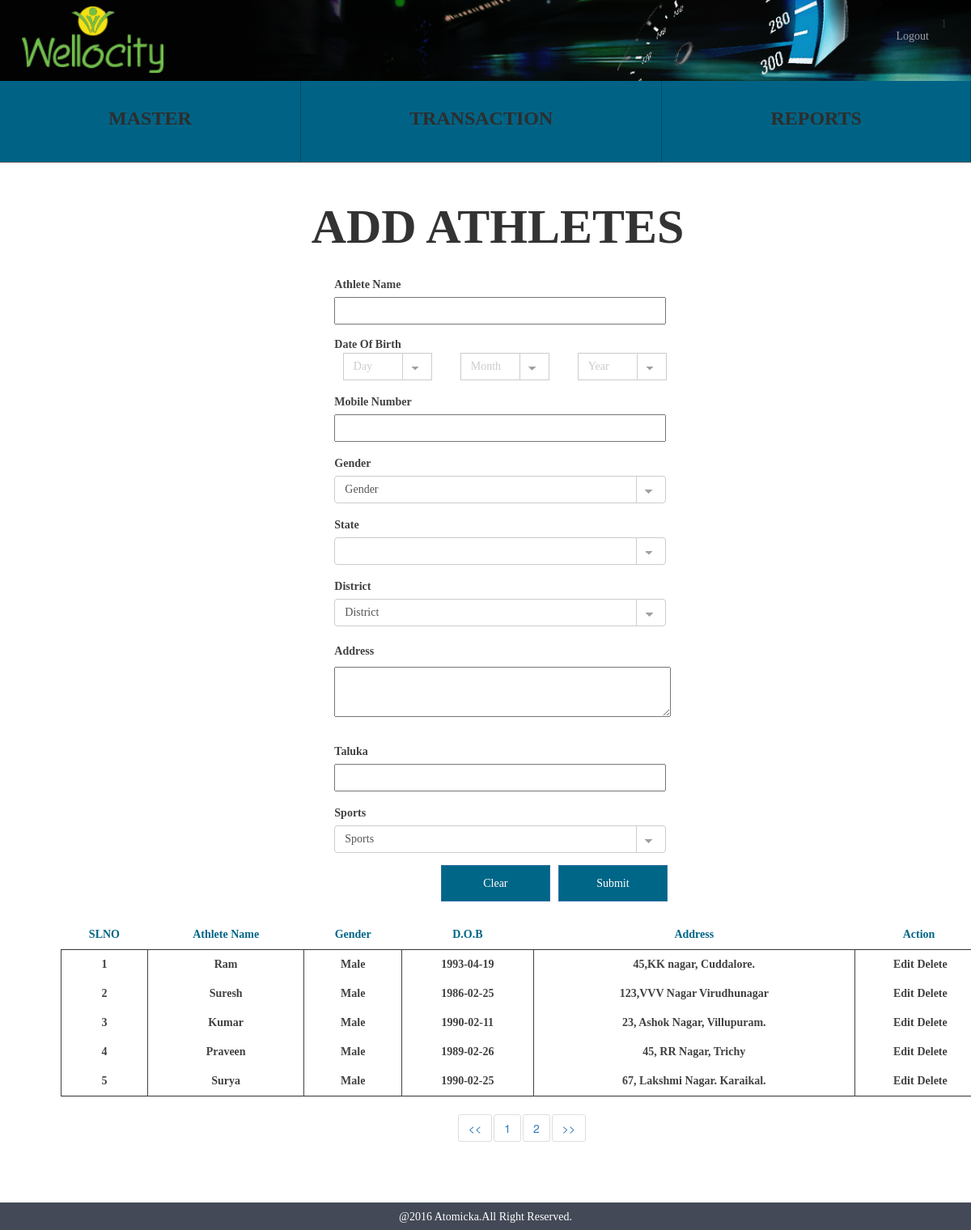
Page /athletes.php (signed in) on the committed database.
### tables this page shows
CREATE TABLE IF NOT EXISTS `wc_athlete` (
  `athlete_id` int(10) NOT NULL AUTO_INCREMENT,
  `athlete_name` varchar(150) NOT NULL,
  `athlete_dob` date NOT NULL,
  `athlete_mobile` int(15) NOT NULL,
  `athlete_gender` varchar(10) NOT NULL,
  `athletestates_id` int(10) NOT NULL,
  `athletedistrict_id` int(10) NOT NULL,
  `athlete_address` text NOT NULL,
  `athlete_taluka` varchar(50) NOT NULL,
  `athletesports_id` int(10) NOT NULL,
  `athlete_status` tinyint(1) NOT NULL,
  `athlete_createddate` timestamp NOT NULL DEFAULT CURRENT_TIMESTAMP,
  PRIMARY KEY (`athlete_id`),
  KEY `athletestates_id` (`athletestates_id`),
  KEY `athletedistrict_id` (`athletedistrict_id`),
  KEY `athletesports_id` (`athletesports_id`)
);

### functions/states_function.php (called while the page is built, shortened)
<?php
 	class statesFunction {
		public function statesSelect(){
			$res = mysql_query("select * from wc_states where states_status='1'")or die(mysql_error());
			return $res;
		}
	}
?>

### functions/athletes_functions.php (called while the page is built, shortened)
<?php
 	class athletesFunction {
		public function athleteSelect(){
            $res = mysql_query("select * from wc_athlete where athlete_status='1'")or die(mysql_error());
			return $res;
		}
	}
?>

### athletes.php (the view, shortened to what this page needs)
<?php require_once "session.php";
	  require_once "header.php";
	  require_once 'functions/states_function.php';
	  require_once 'functions/athletes_functions.php';
	  $statesFunction = new statesFunction();
	  $athleteFunction = new athletesFunction();
?>
<div class="container">
	<div class="container align_center align_height">
		<span class="sports">ADD ATHLETES</span>
	</div>
	<div class="container">
		<div class="col-xs-12 col-md-11">
			<div class="col-md-4 hidden-xs"></div>
			<div class="col-xs-12 col-md-7 align_margin">
				<form name="athletes_form" id="athlete_form">
					<div class="form-group">
						<label>Athlete Name</label><br>
						<input type="text" class="adjust_width" name="athlete_name" data-validation-error-msg="Please Enter the name of the Athelete" data-validation="required">
					</div>
					<div class="form-group">
					  <label for="date" class="fl">Date Of Birth</label><br>
					</div>
					<div class="form-group">
      					<label>Mobile Number</label><br>
      					<input type="text" id="athletes_mobile1" class="adjust_width" name="athlete_mobile" data-validation-error-msg="Please Enter the value that must contain 10 numbers" data-validation="length" data-validation-length="max10">
     				</div>
					<div class="form-group">
						  <label for="sel1">Gender</label>
						  <select class="form-control adjust_width classic" id="sel1" name="athlete_gender" data-validation-error-msg="Please Select the Gender" data-validation="required">
						  <option value=""> Gender</option>
						  </select>
					</div>
					<div class="form-group">
						  <label for="sel2">State</label>
						  <select class="form-control adjust_width classic athlete_state_act" id="sel2" name="athlete_state" data-validation-error-msg="Please Select the State" data-validation="required">
						  <option value=""></option>
						  <?php
	                        $query = $statesFunction->statesSelect();
	                        while ($row = mysql_fetch_array($query)) {
	                            ?>
	                            <option value="<?php echo $row['states_id']; ?>"><?php echo $row['states_name']; ?></option>
	                      <?php } ?>
						  </select>
					</div>
					<div class="form-group">
						  <label for="sel3">District</label>
						  <select class="form-control adjust_width classic athlete_district_act" id="sel3" name="athlete_district" data-validation-error-msg="Please Select the District" data-validation="required">
						   <option value=""> District</option>
						  </select>
					</div>
					<div class="align_height align_margin">
						<label>Address</label><br>
						<textarea class="area_width" name="athlete_address" data-validation-error-msg="please Enter the Address" data-validation="required"></textarea>
					</div>
					<div class="form-group">
						<label>Taluka</label><br>
						<input type="text" class="adjust_width" name="athlete_taluka" data-validation-error-msg="Please Enter the name of the Taluka" data-validation="required">
					</div>
					<div class="form-group">
						  <label for="sel1">Sports</label>
						  <select class="form-control adjust_width classic" id="sel1" name="athlete_sports" data-validation-error-msg="please Select the Sports" data-validation="required">
						   <option value="">Sports</option>
						  </select>
					</div>
					<div class="col-md-9 schedule_btn">
						<input type="submit" class="btn btn-primary align_right clear add_athletes_act" value="Submit">
						<input onclick="document.getElementById('athlete_form').reset();return false" type="submit" class="btn btn-primary align_right clear" value="Clear">
					</div>
				</form>
			</div>
			<div class="container">
			  <table class="table athletes_table">
			    <thead>
			      <tr class="row_color">
			        <th class="align_center">SLNO</th>
			        <th class="align_center">Athlete Name</th>
			        <th class="align_center">Gender</th>
			        <th class="align_center">D.O.B</th>
			        <th class="align_center">Address</th>
			       	<th class="align_center">Action</th>
			      </tr>
			    </thead>
			    <tbody>
			    <?php
	                $query = $athleteFunction->athleteSelect();
                    while ($row = mysql_fetch_array($query)) {
                        ?>
                        <tr class="align_center delete_color">
					        <td class="t_athlete_id"><?php echo $row['athlete_id']; ?></td>
					        <td class="t_athlete_name"><?php echo $row['athlete_name']; ?></td>
					        <td class="t_athlete_gender"><?php echo $row['athlete_gender']; ?></td>
					        <td class="t_athlete_dob"><?php echo $row['athlete_dob']; ?></td>
					        <td class="t_athlete_address"><?php echo $row['athlete_address']; ?></td>
					        <td>
					        	<span class="edit_state" onclick="editfunction(<?php echo $row['athlete_id'] ?>)">Edit</span>
				        		<span class="delete_state" data-value="<?php echo $row['athlete_id'] ?>">Delete</span>
					        </td>
	      				</tr>
                  <?php } ?>
			    </tbody>
			  </table>
			</div>
		</div>
	</div>
</div>
<?php require_once "footer.php" ?>

### header.php (shortened to what this page needs)
<!DOCTYPE html>
<html>
<head>
    <link rel="stylesheet" type="text/css" href="css/style.css">
    <link rel="stylesheet" type="text/css" href="css/bootstrap.css">
    <link rel="stylesheet" type="text/css" href="css/dateselector.css">
    <link rel="stylesheet" type="text/css" href="css/font-awesome.css">
</head>
<body>
  <nav class="navbar navbar-inverse header_bg">
      <div class="container header_content">
        <div class="navbar-header">
            <a class="logo_img" href="index.php"></a>
        </div>
        <div class="collapse navbar-collapse" id="myNavbar">
            <ul class="nav navbar-nav navbar-right">
                <?php echo $_SESSION['login']; if(!isset($_SESSION['login'])) { ?>
                <li class="register"><a href="#">REGISTER</a></li>
                <?php }else{ ?>
                    <li><a href="logout.php">Logout</a></li>
                <?php } ?>
            </ul>
        </div>
      </div>
  </nav>
<?php if(isset($_SESSION['login'])) { ?>
    <div class="container-fluid menu_list">
      <ul class="nav nav-justified navbar-default nav_holder">
        <?php if($_SESSION['usertype']=='administrator') { ?>
        <li class="dropdown">
          <a href="#" data-toggle="collapse" data-target="#one">MASTER</a>
        </li>
        <?php } ?>
        <li class="dropdown">
          <a href="#" data-toggle="collapse" data-target="#two">TRANSACTION</a>
        </li>
        <li class="dropdown">
          <a href="reports.php">REPORTS</a>
        </li>
      </ul>
    </div>
    <div class="container-fluid menu_list">
      <nav id="submenu">
        <ul class="nav nav-justified submenu-align">
          <li>
           </li>
           <li>
            </li>
        </ul>
      </nav>
    </div>
<?php } ?>

### footer.php (shortened to what this page needs)
<div class="footer col-md-12">
    <span class="footer_txt col-md-12">@2016 Atomicka.All Right Reserved.</span>
</div>
</body>
</html>

### css/style.css (style rules this page uses)
.header_bg { background: url("../images/header.png"); background-color: transparent; background-size: cover; border: medium none !important; border-radius: 0 !important; width: 100%; min-height: 30px; }
@media (min-width: 768px) { .header_bg { background: url("../images/header.png"); background-color: transparent; background-size: cover; border: medium none !important; border-radius: 0 !important; height: 100px; width: 100%; margin: 0 !important; } }
.logo_img { background: url("../images/logo.png") no-repeat scroll 0 0 / 120px auto; height: 70px; left: 12px; position: absolute; top: 3px; width: 200px; }
@media (min-width: 768px) { .logo_img { background: url("../images/logo.png") no-repeat scroll 0 0 / 175px auto; height: 85px; left: 12px; position: absolute; top: -12px; width: 200px; } }
.header_content { position: relative; top: 0px; font-family: Montserrat; }
@media (min-width: 768px) { .header_content { position: relative; top: 20px; font-family: Montserrat; } }
.footer_txt { background: hsl(220, 12%, 30%) none repeat scroll 0 0; color: hsl(0, 0%, 100%); font-family: Montserrat; height: 34px; padding: 8px 0 0; text-align: center; width: 100%; bottom: 0; position: relative !important; }
.align_center { text-align: center; }
.align_right { float: right; }
.sports { font-size: 60px; font-weight: bold; position: relative; font-family: Montserrat; }
.area_width { width: 74%; }
.align_margin { margin-bottom:23px; }
.align_height { line-height: 2; }
.fl { float: left; }
.row_color { color: #006687; font-family: Montserrat; }
.delete_color { color: #414141; font-weight: bold; font-family: Montserrat; }
.clear { background-color: #006687 !important; color: #fff !important; height: 45px; width: 135px; border-radius: 0 !important; font-weight: bold; font-family: Montserrat; margin-right: 10px; }
.adjust_width { width: 410px !important; height: 34px; box-shadow: none !important; }
.table > thead > tr > th, .table > tbody > tr > th, .table > tfoot > tr > th, .table > thead > tr > td, .table > tbody > tr > td, .table > tfoot > tr > td { border-top: 0 !important; }
.table > thead > tr > th { border-bottom: 1px !important; }
.table > tbody { border:1px solid !important; }
.table > tbody td { border:1px solid; border-bottom: 0 !important }
.table > thead { border-bottom: 1px solid; }
#submenu { background-color: hsl(0, 0%, 100%); }
.menu_list { padding: 0 !important; width: 100%; }
.nav_holder { background-color: hsl(195, 100%, 26%) !important; border-color: hsl(195, 100%, 26%) !important; }
.nav_holder li a { color: #2d2d2d; font-size: 24px; font-family: Montserrat; line-height: 3; font-weight: bold; }
.nav_holder li { border-right: 1px solid hsl(195, 100%, 20%); height: 100px; }
.submenu-align { height: 63px; position: absolute; z-index: 1; }
.submenu-align > li { border-bottom: 1px solid #636363; line-height: 3; }
select.classic { background-image: linear-gradient(45deg, transparent 50%, #a0a0a0 50%), linear-gradient(135deg, #a0a0a0 50%, transparent 50%), linear-gradient(to right, #ccc, #ccc); background-position: calc(100% - 20px) calc(1em + 2px), calc(100% - 15px) calc(1em + 2px), calc(100% - 2.5em) -0.5em; background-size: 5px 5px, 5px 5px, 0.07em 3.5em; background-repeat: no-repeat; cursor: pointer; }
select { -moz-appearance: none; -webkit-appearance:none; appearance: none; }
.navbar { margin-bottom:-1px; border-radius:0; }
#submenu { margin-bottom:20px; }
.edit_state,.edit_district { cursor: pointer; }
.delete_state,.delete_district { cursor: pointer; float: right; position: relative; right: 25%; }
.schedule_btn { padding: 0 !important; }
label { color: #414141 !important; font-family: Montserrat; }
button, input, optgroup, select, textarea { font-family: Montserrat !important; }
.footer { padding: 0 !important; }
.submenu-align > li { position: absolute !important; width: 100% !important; }

### rows in the picture
wc_athlete: athlete_id "1", athlete_name "Ram", athlete_gender "Male", athlete_dob "1993-04-19", athlete_address "45,KK nagar, Cuddalore."
wc_athlete: athlete_id "2", athlete_name "Suresh", athlete_gender "Male", athlete_dob "1986-02-25", athlete_address "123,VVV Nagar Virudhunagar"
wc_athlete: athlete_id "3", athlete_name "Kumar", athlete_gender "Male", athlete_dob "1990-02-11", athlete_address "23, Ashok Nagar, Villupuram."
wc_athlete: athlete_id "4", athlete_name "Praveen", athlete_gender "Male", athlete_dob "1989-02-26", athlete_address "45, RR Nagar, Trichy"
wc_athlete: athlete_id "5", athlete_name "Surya", athlete_gender "Male", athlete_dob "1990-02-25", athlete_address "67, Lakshmi Nagar. Karaikal."

### other values in the picture
$_SESSION['login'] "1"
